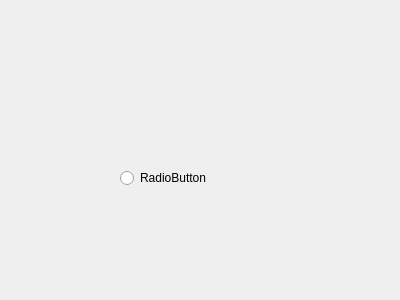
<?xml version="1.0" encoding="UTF-8"?>
<ui version="4.0">
 <class>JcbMessageBox</class>
 <widget class="QMessageBox" name="JcbMessageBox">
  <property name="geometry">
   <rect>
    <x>0</x>
    <y>0</y>
    <width>400</width>
    <height>300</height>
   </rect>
  </property>
  <property name="windowTitle">
   <string>JcbMessageBox</string>
  </property>
  <widget class="QRadioButton" name="radioButton">
   <property name="geometry">
    <rect>
     <x>120</x>
     <y>170</y>
     <width>89</width>
     <height>16</height>
    </rect>
   </property>
   <property name="text">
    <string>RadioButton</string>
   </property>
  </widget>
 </widget>
 <layoutdefault spacing="6" margin="11"/>
 <customwidgets>
  <customwidget>
   <class>QMessageBox</class>
   <extends>QWidget</extends>
   <header>qmessagebox.h</header>
   <container>1</container>
  </customwidget>
 </customwidgets>
 <resources/>
 <connections/>
</ui>
